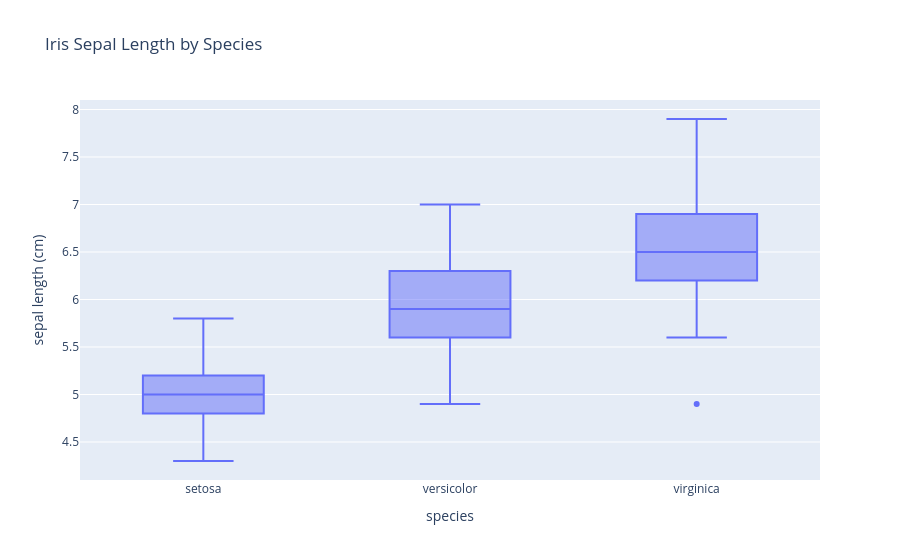

This figure's notebook cell:
### Markdown cell above
### Plotly

### Code cell
fig = px.box(df, x="species", y="sepal_length", title="Iris Sepal Length by Species", labels={"sepal_length": "sepal length (cm)", "species": "species"})
fig.show()

### Figure 1 — Plotly figure (JSON) as saved in the notebook; plotly's stock layout.template omitted (floating-point values rounded to 4 significant figures; data arrays with more than 128 entries replaced by an {"elided": "..."} marker saying what was removed)
{"data": [{"alignmentgroup": "True", "hovertemplate": "species=%{x}<br>sepal length (cm)=%{y}<extra></extra>", "legendgroup": "", "marker": {"color": "#636efa"}, "name": "", "notched": false, "offsetgroup": "", "orientation": "v", "showlegend": false, "type": "box", "x": {"elided": "150 str values"}, "x0": " ", "xaxis": "x", "y": {"elided": "150 float values"}, "y0": " ", "yaxis": "y"}], "layout": {"boxmode": "group", "legend": {"tracegroupgap": 0}, "title": {"text": "Iris Sepal Length by Species"}, "xaxis": {"anchor": "y", "domain": [0, 1], "title": {"text": "species"}}, "yaxis": {"anchor": "x", "domain": [0, 1], "title": {"text": "sepal length (cm)"}}}}
